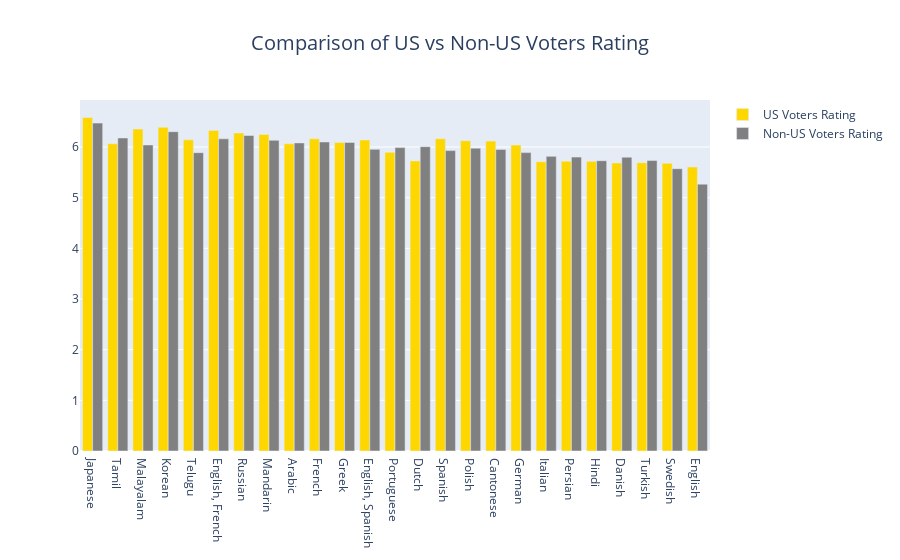

Notebook code cell kept with this figure:
### Markdown cell above
### US and Non-US Voters

### Code cell
include = movies_and_ratings.groupby('language').size().sort_values(ascending=False) >= 500
lang_df = movies_and_ratings.groupby('language').mean().loc[include].sort_values("weighted_average_vote", ascending=False)

fig = go.Figure()
fig.add_trace(go.Bar(x=lang_df.index, y=lang_df["us_voters_rating"], name="US Voters Rating", marker_color='gold'))
fig.add_trace(go.Bar(x=lang_df.index, y=lang_df["non_us_voters_rating"], name="Non-US Voters Rating", marker_color='grey'))
fig.update_layout(title={'text': f"Comparison of US vs Non-US Voters Rating", 'x': 0.5,
                             'xanchor': 'center', 'font': {'size': 20}})
                             
fig.show()

### Figure 1 — Plotly figure (JSON) as saved in the notebook; plotly's stock layout.template omitted (floating-point values rounded to 4 significant figures)
{"data": [{"marker": {"color": "gold"}, "name": "US Voters Rating", "type": "bar", "x": ["Japanese", "Tamil", "Malayalam", "Korean", "Telugu", "English, French", "Russian", "Mandarin", "Arabic", "French", "Greek", "English, Spanish", "Portuguese", "Dutch", "Spanish", "Polish", "Cantonese", "German", "Italian", "Persian", "Hindi", "Danish", "Turkish", "Swedish", "English"], "y": [6.582, 6.064, 6.354, 6.391, 6.142, 6.328, 6.277, 6.248, 6.063, 6.162, 6.088, 6.14, 5.895, 5.726, 6.166, 6.124, 6.117, 6.038, 5.712, 5.721, 5.717, 5.685, 5.689, 5.678, 5.606]}, {"marker": {"color": "grey"}, "name": "Non-US Voters Rating", "type": "bar", "x": ["Japanese", "Tamil", "Malayalam", "Korean", "Telugu", "English, French", "Russian", "Mandarin", "Arabic", "French", "Greek", "English, Spanish", "Portuguese", "Dutch", "Spanish", "Polish", "Cantonese", "German", "Italian", "Persian", "Hindi", "Danish", "Turkish", "Swedish", "English"], "y": [6.472, 6.179, 6.041, 6.303, 5.888, 6.162, 6.227, 6.132, 6.081, 6.1, 6.091, 5.954, 5.988, 6.007, 5.929, 5.977, 5.953, 5.89, 5.816, 5.801, 5.729, 5.799, 5.732, 5.572, 5.267]}], "layout": {"title": {"font": {"size": 20}, "text": "Comparison of US vs Non-US Voters Rating", "x": 0.5, "xanchor": "center"}}}
